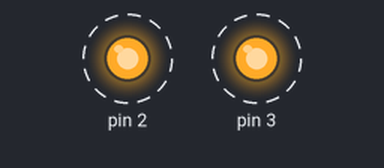
This sketch was run on a simulated Arduino Uno, built with avr-gcc and run on an emulated ATmega328P. Parts: output pins drawn as LEDs (lit = HIGH). Dashed ring = blinking.

Above: at 0.5 s.
Timing chart, 0 to 4.6 s (numbered marks = the images above):
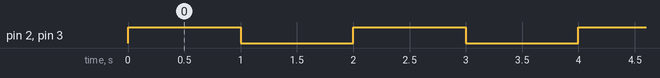

The sketch:

OOP-test.ino
```cpp
/*
  My first OOP test on Arduino.

  This is a simple Arduino project to demonstrate Object-Oriented Programming (OOP).
  It controls two LEDs using a custom 'LED' class.
*/

// defining the led class
class LED {
  private:
    int pin;

  public:
    // constructor
    LED(int p){
      pin = p;
      pinMode(pin, OUTPUT);
    }

    // method: turns the led on
    void on(){
      digitalWrite(pin, HIGH);
    }

    // method: turns the led off
    void off(){
      digitalWrite(pin, LOW);
    }
};

// creating the leds objects
LED led1(2);
LED led2(3);

// tests
void loop() {
  led1.on();
  led2.on();
  delay(1000);
  led1.off();
  led2.off();
  delay(1000);
}

// nothing
void setup() {}
```

Measured:
- by itself, pin 2, pin 3: alternates HIGH for 1.0 s and LOW for 1.0 s
